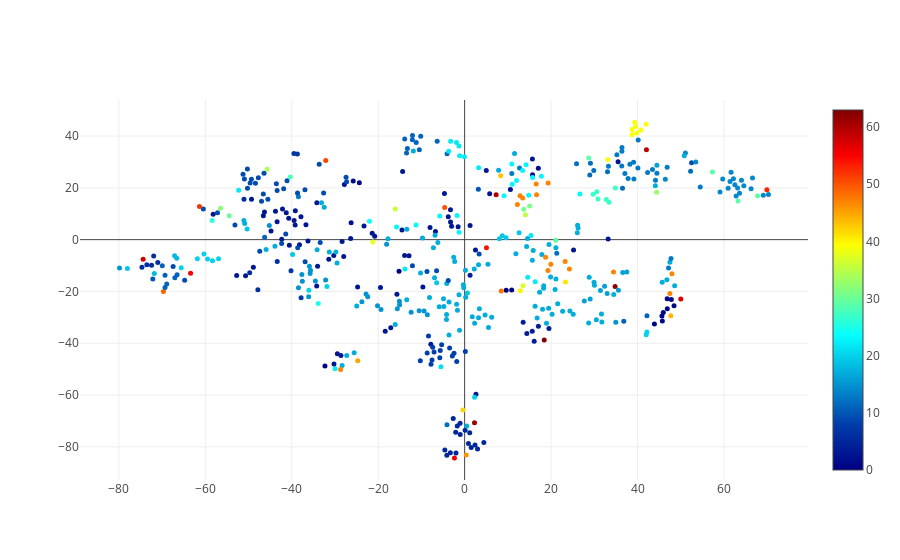

Here is the notebook cell this chart was saved with:
### Code cell
def do_tsne(doc_vectors, perplexity=10):
    tsne = TSNE(perplexity=perplexity,
                n_components=2,
                init='pca',
                n_iter=5000)

    two_d_vectors = tsne.fit_transform(doc_vectors)
    return two_d_vectors

def scatterplot(vectors, labels, clusters):
    trace = Scatter(
        x = vectors[:,0],
        y = vectors[:,1],
        text = labels,
        hoverinfo = 'text',
        mode = 'markers',
        marker=dict(
            size=5,
            color = clusters,
            colorscale='Jet',
            showscale=True
        )
    )
    data = [trace]

    # Plot and embed in ipython notebook!
    iplot(data, filename='basic-scatter')

labels = topic_matrix['subsource_name']

vecs = topic_matrix[topic_cols]

with open('tweep_by_topic.pkl', 'wb') as output:
    pickle.dump([vecs, labels, topic_matrix['cluster']], output)

scatterplot(do_tsne(vecs), labels, topic_matrix['cluster']);

### Figure 1 — Plotly figure (JSON) as saved in the notebook; plotly's stock layout.template omitted (floating-point values rounded to 4 significant figures; data arrays with more than 128 entries replaced by an {"elided": "..."} marker saying what was removed)
{"data": [{"hoverinfo": "text", "marker": {"color": {"elided": "500 int values"}, "colorscale": "Jet", "showscale": true, "size": 5}, "mode": "markers", "text": {"elided": "500 str values"}, "type": "scatter", "uid": "ca95e36d-c3cc-424c-aeae-ace6212038ef", "x": {"elided": "500 float values"}, "y": {"elided": "500 float values"}}], "layout": {}}
